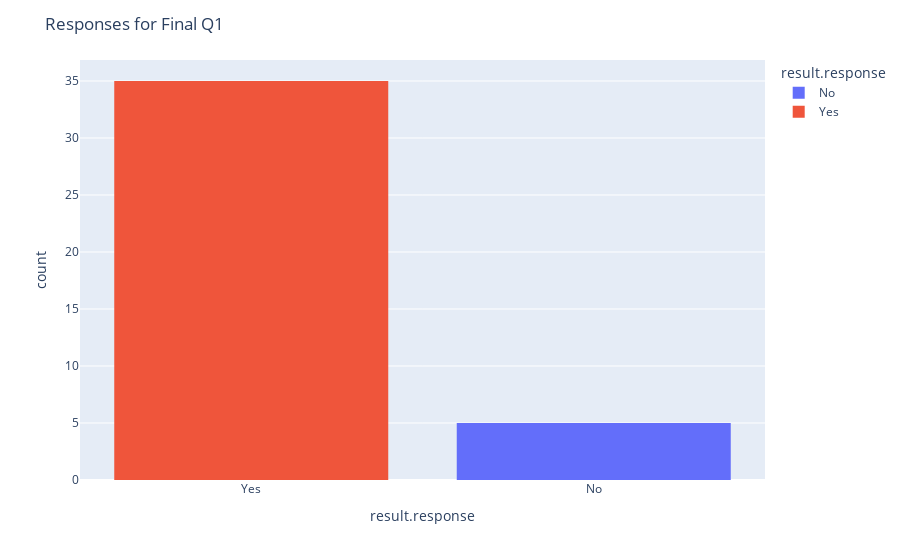
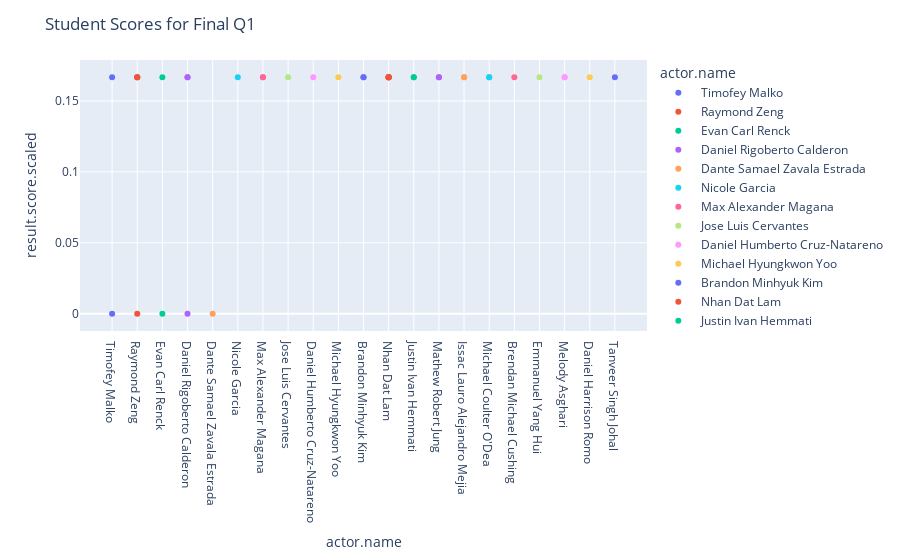
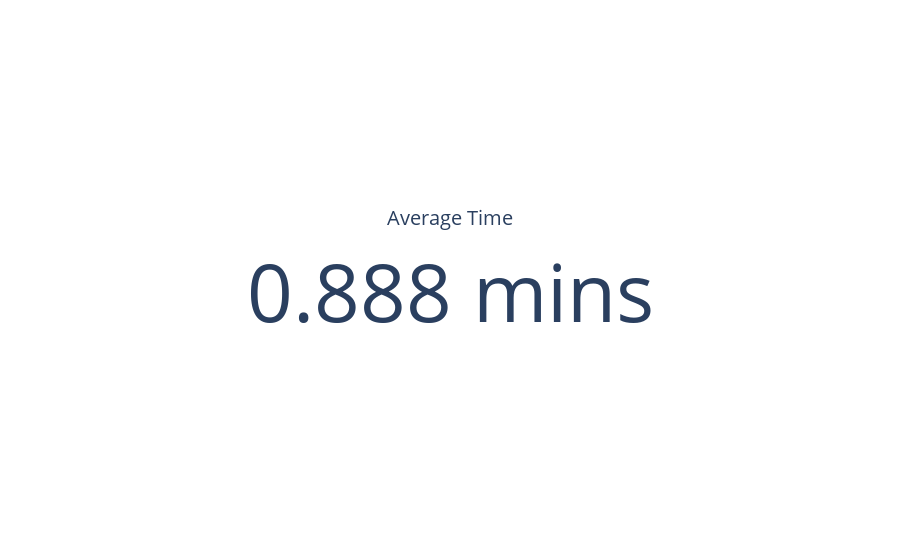
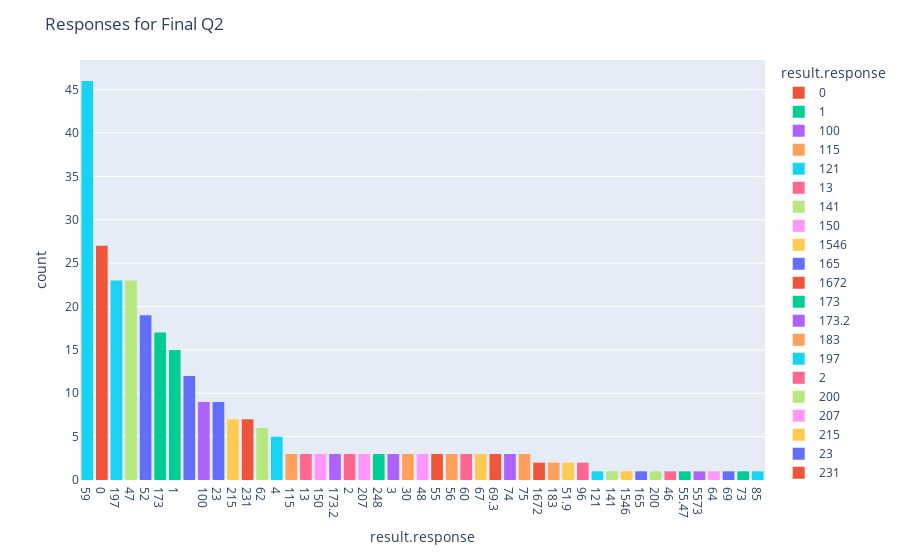

Notebook source saved alongside these figures, in order:
### Code cell
quiz_num = 0
print(temp_desc.size)
question_avgs = []
# make all the graphs at once
for x in range(0, temp_desc.size):
    if "3." in temp_desc[x]:
        quiz_num = quiz_num + 1
        print(temp_desc[x])
        finalquiz_df = temp.loc[(temp['object.definition.description.en-US'] == temp_desc[x])].copy()
        #finalquiz_df.head()
        # sort by
        finalquiz_df = finalquiz_df.sort_values(by=['result.response'])
        # create graphs
        fig = px.histogram(finalquiz_df, histfunc="count", x='result.response', color='result.response')
        fig.update_layout( xaxis={'categoryorder':'total descending'})
        fig.update_layout(title="Responses for Final Q" + str(quiz_num))
        fig.show()
        fig = px.scatter(finalquiz_df,x='actor.name', y = 'result.score.scaled', color='actor.name')
        fig.update_layout(title="Student Scores for Final Q"  + str(quiz_num))
        fig.show()

        fig = go.Figure()
        question_avgs.append(finalquiz_df['result.duration.seconds'].mean())

        fig.add_trace(go.Indicator(
            mode = 'number', number = {'suffix': ' mins'},
            value = finalquiz_df['result.duration.seconds'].mean() / 60,
            title = {'text': "Average Time"}
            ))
        fig.show()

### Figure 1 — Plotly figure (JSON) as saved in the notebook; plotly's stock layout.template omitted (floating-point values rounded to 4 significant figures)
{"data": [{"alignmentgroup": "True", "bingroup": "x", "histfunc": "count", "hovertemplate": "result.response=%{x}<br>count=%{y}<extra></extra>", "legendgroup": "No", "marker": {"color": "#636efa", "pattern": {"shape": ""}}, "name": "No", "offsetgroup": "No", "orientation": "v", "showlegend": true, "type": "histogram", "x": ["No", "No", "No", "No", "No"], "xaxis": "x", "yaxis": "y"}, {"alignmentgroup": "True", "bingroup": "x", "histfunc": "count", "hovertemplate": "result.response=%{x}<br>count=%{y}<extra></extra>", "legendgroup": "Yes", "marker": {"color": "#EF553B", "pattern": {"shape": ""}}, "name": "Yes", "offsetgroup": "Yes", "orientation": "v", "showlegend": true, "type": "histogram", "x": ["Yes", "Yes", "Yes", "Yes", "Yes", "Yes", "Yes", "Yes", "Yes", "Yes", "Yes", "Yes", "Yes", "Yes", "Yes", "Yes", "Yes", "Yes", "Yes", "Yes", "Yes", "Yes", "Yes", "Yes", "Yes", "Yes", "Yes", "Yes", "Yes", "Yes", "Yes", "Yes", "Yes", "Yes", "Yes"], "xaxis": "x", "yaxis": "y"}], "layout": {"barmode": "relative", "legend": {"title": {"text": "result.response"}, "tracegroupgap": 0}, "margin": {"t": 60}, "title": {"text": "Responses for Final Q1"}, "xaxis": {"anchor": "y", "categoryarray": ["No", "Yes"], "categoryorder": "total descending", "domain": [0, 1], "title": {"text": "result.response"}}, "yaxis": {"anchor": "x", "domain": [0, 1], "title": {"text": "count"}}}}

### Figure 2 — Plotly figure (JSON) as saved in the notebook; plotly's stock layout.template omitted (floating-point values rounded to 4 significant figures)
{"data": [{"hovertemplate": "actor.name=%{x}<br>result.score.scaled=%{y}<extra></extra>", "legendgroup": " Timofey Malko", "marker": {"color": "#636efa", "symbol": "circle"}, "mode": "markers", "name": " Timofey Malko", "orientation": "v", "showlegend": true, "type": "scatter", "x": [" Timofey Malko", " Timofey Malko"], "xaxis": "x", "y": [0, 0.1667], "yaxis": "y"}, {"hovertemplate": "actor.name=%{x}<br>result.score.scaled=%{y}<extra></extra>", "legendgroup": " Raymond Zeng", "marker": {"color": "#EF553B", "symbol": "circle"}, "mode": "markers", "name": " Raymond Zeng", "orientation": "v", "showlegend": true, "type": "scatter", "x": [" Raymond Zeng", " Raymond Zeng", " Raymond Zeng", " Raymond Zeng"], "xaxis": "x", "y": [0, 0.1667, 0.1667, 0.1667], "yaxis": "y"}, {"hovertemplate": "actor.name=%{x}<br>result.score.scaled=%{y}<extra></extra>", "legendgroup": " Evan Carl Renck", "marker": {"color": "#00cc96", "symbol": "circle"}, "mode": "markers", "name": " Evan Carl Renck", "orientation": "v", "showlegend": true, "type": "scatter", "x": [" Evan Carl Renck", " Evan Carl Renck"], "xaxis": "x", "y": [0, 0.1667], "yaxis": "y"}, {"hovertemplate": "actor.name=%{x}<br>result.score.scaled=%{y}<extra></extra>", "legendgroup": " Daniel Rigoberto Calderon", "marker": {"color": "#ab63fa", "symbol": "circle"}, "mode": "markers", "name": " Daniel Rigoberto Calderon", "orientation": "v", "showlegend": true, "type": "scatter", "x": [" Daniel Rigoberto Calderon", " Daniel Rigoberto Calderon", " Daniel Rigoberto Calderon"], "xaxis": "x", "y": [0, 0.1667, 0.1667], "yaxis": "y"}, {"hovertemplate": "actor.name=%{x}<br>result.score.scaled=%{y}<extra></extra>", "legendgroup": " Dante Samael Zavala Estrada", "marker": {"color": "#FFA15A", "symbol": "circle"}, "mode": "markers", "name": " Dante Samael Zavala Estrada", "orientation": "v", "showlegend": true, "type": "scatter", "x": [" Dante Samael Zavala Estrada"], "xaxis": "x", "y": [0], "yaxis": "y"}, {"hovertemplate": "actor.name=%{x}<br>result.score.scaled=%{y}<extra></extra>", "legendgroup": " Nicole Garcia", "marker": {"color": "#19d3f3", "symbol": "circle"}, "mode": "markers", "name": " Nicole Garcia", "orientation": "v", "showlegend": true, "type": "scatter", "x": [" Nicole Garcia"], "xaxis": "x", "y": [0.1667], "yaxis": "y"}, {"hovertemplate": "actor.name=%{x}<br>result.score.scaled=%{y}<extra></extra>", "legendgroup": " Max Alexander Magana", "marker": {"color": "#FF6692", "symbol": "circle"}, "mode": "markers", "name": " Max Alexander Magana", "orientation": "v", "showlegend": true, "type": "scatter", "x": [" Max Alexander Magana", " Max Alexander Magana"], "xaxis": "x", "y": [0.1667, 0.1667], "yaxis": "y"}, {"hovertemplate": "actor.name=%{x}<br>result.score.scaled=%{y}<extra></extra>", "legendgroup": " Jose Luis Cervantes", "marker": {"color": "#B6E880", "symbol": "circle"}, "mode": "markers", "name": " Jose Luis Cervantes", "orientation": "v", "showlegend": true, "type": "scatter", "x": [" Jose Luis Cervantes"], "xaxis": "x", "y": [0.1667], "yaxis": "y"}, {"hovertemplate": "actor.name=%{x}<br>result.score.scaled=%{y}<extra></extra>", "legendgroup": " Daniel Humberto Cruz-Natareno", "marker": {"color": "#FF97FF", "symbol": "circle"}, "mode": "markers", "name": " Daniel Humberto Cruz-Natareno", "orientation": "v", "showlegend": true, "type": "scatter", "x": [" Daniel Humberto Cruz-Natareno"], "xaxis": "x", "y": [0.1667], "yaxis": "y"}, {"hovertemplate": "actor.name=%{x}<br>result.score.scaled=%{y}<extra></extra>", "legendgroup": " Michael Hyungkwon Yoo", "marker": {"color": "#FECB52", "symbol": "circle"}, "mode": "markers", "name": " Michael Hyungkwon Yoo", "orientation": "v", "showlegend": true, "type": "scatter", "x": [" Michael Hyungkwon Yoo"], "xaxis": "x", "y": [0.1667], "yaxis": "y"}, {"hovertemplate": "actor.name=%{x}<br>result.score.scaled=%{y}<extra></extra>", "legendgroup": " Brandon Minhyuk Kim", "marker": {"color": "#636efa", "symbol": "circle"}, "mode": "markers", "name": " Brandon Minhyuk Kim", "orientation": "v", "showlegend": true, "type": "scatter", "x": [" Brandon Minhyuk Kim", " Brandon Minhyuk Kim"], "xaxis": "x", "y": [0.1667, 0.1667], "yaxis": "y"}, {"hovertemplate": "actor.name=%{x}<br>result.score.scaled=%{y}<extra></extra>", "legendgroup": " Nhan Dat Lam", "marker": {"color": "#EF553B", "symbol": "circle"}, "mode": "markers", "name": " Nhan Dat Lam", "orientation": "v", "showlegend": true, "type": "scatter", "x": [" Nhan Dat Lam", " Nhan Dat Lam", " Nhan Dat Lam", " Nhan Dat Lam", " Nhan Dat Lam", " Nhan Dat Lam"], "xaxis": "x", "y": [0.1667, 0.1667, 0.1667, 0.1667, 0.1667, 0.1667], "yaxis": "y"}, {"hovertemplate": "actor.name=%{x}<br>result.score.scaled=%{y}<extra></extra>", "legendgroup": " Justin Ivan Hemmati", "marker": {"color": "#00cc96", "symbol": "circle"}, "mode": "markers", "name": " Justin Ivan Hemmati", "orientation": "v", "showlegend": true, "type": "scatter", "x": [" Justin Ivan Hemmati", " Justin Ivan Hemmati"], "xaxis": "x", "y": [0.1667, 0.1667], "yaxis": "y"}, {"hovertemplate": "actor.name=%{x}<br>result.score.scaled=%{y}<extra></extra>", "legendgroup": " Mathew Robert Jung", "marker": {"color": "#ab63fa", "symbol": "circle"}, "mode": "markers", "name": " Mathew Robert Jung", "orientation": "v", "showlegend": true, "type": "scatter", "x": [" Mathew Robert Jung", " Mathew Robert Jung"], "xaxis": "x", "y": [0.1667, 0.1667], "yaxis": "y"}, {"hovertemplate": "actor.name=%{x}<br>result.score.scaled=%{y}<extra></extra>", "legendgroup": " Issac Lauro Alejandro Mejia", "marker": {"color": "#FFA15A", "symbol": "circle"}, "mode": "markers", "name": " Issac Lauro Alejandro Mejia", "orientation": "v", "showlegend": true, "type": "scatter", "x": [" Issac Lauro Alejandro Mejia", " Issac Lauro Alejandro Mejia"], "xaxis": "x", "y": [0.1667, 0.1667], "yaxis": "y"}, {"hovertemplate": "actor.name=%{x}<br>result.score.scaled=%{y}<extra></extra>", "legendgroup": " Michael Coulter O'Dea", "marker": {"color": "#19d3f3", "symbol": "circle"}, "mode": "markers", "name": " Michael Coulter O'Dea", "orientation": "v", "showlegend": true, "type": "scatter", "x": [" Michael Coulter O'Dea", " Michael Coulter O'Dea"], "xaxis": "x", "y": [0.1667, 0.1667], "yaxis": "y"}, {"hovertemplate": "actor.name=%{x}<br>result.score.scaled=%{y}<extra></extra>", "legendgroup": " Brendan Michael Cushing", "marker": {"color": "#FF6692", "symbol": "circle"}, "mode": "markers", "name": " Brendan Michael Cushing", "orientation": "v", "showlegend": true, "type": "scatter", "x": [" Brendan Michael Cushing"], "xaxis": "x", "y": [0.1667], "yaxis": "y"}, {"hovertemplate": "actor.name=%{x}<br>result.score.scaled=%{y}<extra></extra>", "legendgroup": " Emmanuel Yang Hui", "marker": {"color": "#B6E880", "symbol": "circle"}, "mode": "markers", "name": " Emmanuel Yang Hui", "orientation": "v", "showlegend": true, "type": "scatter", "x": [" Emmanuel Yang Hui"], "xaxis": "x", "y": [0.1667], "yaxis": "y"}, {"hovertemplate": "actor.name=%{x}<br>result.score.scaled=%{y}<extra></extra>", "legendgroup": " Melody Asghari", "marker": {"color": "#FF97FF", "symbol": "circle"}, "mode": "markers", "name": " Melody Asghari", "orientation": "v", "showlegend": true, "type": "scatter", "x": [" Melody Asghari", " Melody Asghari"], "xaxis": "x", "y": [0.1667, 0.1667], "yaxis": "y"}, {"hovertemplate": "actor.name=%{x}<br>result.score.scaled=%{y}<extra></extra>", "legendgroup": " Daniel Harrison Romo", "marker": {"color": "#FECB52", "symbol": "circle"}, "mode": "markers", "name": " Daniel Harrison Romo", "orientation": "v", "showlegend": true, "type": "scatter", "x": [" Daniel Harrison Romo"], "xaxis": "x", "y": [0.1667], "yaxis": "y"}, {"hovertemplate": "actor.name=%{x}<br>result.score.scaled=%{y}<extra></extra>", "legendgroup": " Tanveer Singh Johal", "marker": {"color": "#636efa", "symbol": "circle"}, "mode": "markers", "name": " Tanveer Singh Johal", "orientation": "v", "showlegend": true, "type": "scatter", "x": [" Tanveer Singh Johal"], "xaxis": "x", "y": [0.1667], "yaxis": "y"}], "layout": {"legend": {"title": {"text": "actor.name"}, "tracegroupgap": 0}, "margin": {"t": 60}, "title": {"text": "Student Scores for Final Q1"}, "xaxis": {"anchor": "y", "categoryarray": [" Timofey Malko", " Raymond Zeng", " Evan Carl Renck", " Daniel Rigoberto Calderon", " Dante Samael Zavala Estrada", " Nicole Garcia", " Max Alexander Magana", " Jose Luis Cervantes", " Daniel Humberto Cruz-Natareno", " Michael Hyungkwon Yoo", " Brandon Minhyuk Kim", " Nhan Dat Lam", " Justin Ivan Hemmati", " Mathew Robert Jung", " Issac Lauro Alejandro Mejia", " Michael Coulter O'Dea", " Brendan Michael Cushing", " Emmanuel Yang Hui", " Melody Asghari", " Daniel Harrison Romo", " Tanveer Singh Johal"], "categoryorder": "array", "domain": [0, 1], "title": {"text": "actor.name"}}, "yaxis": {"anchor": "x", "domain": [0, 1], "title": {"text": "result.score.scaled"}}}}

### Figure 3 — Plotly figure (JSON) as saved in the notebook; plotly's stock layout.template omitted (floating-point values rounded to 4 significant figures)
{"data": [{"mode": "number", "number": {"suffix": " mins"}, "title": {"text": "Average Time"}, "type": "indicator", "value": 0.8879}], "layout": {}}

### Figure 4 — Plotly figure (JSON) as saved in the notebook; plotly's stock layout.template omitted (floating-point values rounded to 4 significant figures)
{"data": [{"alignmentgroup": "True", "bingroup": "x", "histfunc": "count", "hovertemplate": "result.response=%{x}<br>count=%{y}<extra></extra>", "legendgroup": "", "marker": {"color": "#636efa", "pattern": {"shape": ""}}, "name": "", "offsetgroup": "", "orientation": "v", "showlegend": false, "type": "histogram", "x": ["", "", "", "", "", "", "", "", "", "", "", ""], "xaxis": "x", "yaxis": "y"}, {"alignmentgroup": "True", "bingroup": "x", "histfunc": "count", "hovertemplate": "result.response=%{x}<br>count=%{y}<extra></extra>", "legendgroup": "0", "marker": {"color": "#EF553B", "pattern": {"shape": ""}}, "name": "0", "offsetgroup": "0", "orientation": "v", "showlegend": true, "type": "histogram", "x": ["0", "0", "0", "0", "0", "0", "0", "0", "0", "0", "0", "0", "0", "0", "0", "0", "0", "0", "0", "0", "0", "0", "0", "0", "0", "0", "0"], "xaxis": "x", "yaxis": "y"}, {"alignmentgroup": "True", "bingroup": "x", "histfunc": "count", "hovertemplate": "result.response=%{x}<br>count=%{y}<extra></extra>", "legendgroup": "1", "marker": {"color": "#00cc96", "pattern": {"shape": ""}}, "name": "1", "offsetgroup": "1", "orientation": "v", "showlegend": true, "type": "histogram", "x": ["1", "1", "1", "1", "1", "1", "1", "1", "1", "1", "1", "1", "1", "1", "1"], "xaxis": "x", "yaxis": "y"}, {"alignmentgroup": "True", "bingroup": "x", "histfunc": "count", "hovertemplate": "result.response=%{x}<br>count=%{y}<extra></extra>", "legendgroup": "100", "marker": {"color": "#ab63fa", "pattern": {"shape": ""}}, "name": "100", "offsetgroup": "100", "orientation": "v", "showlegend": true, "type": "histogram", "x": ["100", "100", "100", "100", "100", "100", "100", "100", "100"], "xaxis": "x", "yaxis": "y"}, {"alignmentgroup": "True", "bingroup": "x", "histfunc": "count", "hovertemplate": "result.response=%{x}<br>count=%{y}<extra></extra>", "legendgroup": "115", "marker": {"color": "#FFA15A", "pattern": {"shape": ""}}, "name": "115", "offsetgroup": "115", "orientation": "v", "showlegend": true, "type": "histogram", "x": ["115", "115", "115"], "xaxis": "x", "yaxis": "y"}, {"alignmentgroup": "True", "bingroup": "x", "histfunc": "count", "hovertemplate": "result.response=%{x}<br>count=%{y}<extra></extra>", "legendgroup": "121", "marker": {"color": "#19d3f3", "pattern": {"shape": ""}}, "name": "121", "offsetgroup": "121", "orientation": "v", "showlegend": true, "type": "histogram", "x": ["121"], "xaxis": "x", "yaxis": "y"}, {"alignmentgroup": "True", "bingroup": "x", "histfunc": "count", "hovertemplate": "result.response=%{x}<br>count=%{y}<extra></extra>", "legendgroup": "13", "marker": {"color": "#FF6692", "pattern": {"shape": ""}}, "name": "13", "offsetgroup": "13", "orientation": "v", "showlegend": true, "type": "histogram", "x": ["13", "13", "13"], "xaxis": "x", "yaxis": "y"}, {"alignmentgroup": "True", "bingroup": "x", "histfunc": "count", "hovertemplate": "result.response=%{x}<br>count=%{y}<extra></extra>", "legendgroup": "141", "marker": {"color": "#B6E880", "pattern": {"shape": ""}}, "name": "141", "offsetgroup": "141", "orientation": "v", "showlegend": true, "type": "histogram", "x": ["141"], "xaxis": "x", "yaxis": "y"}, {"alignmentgroup": "True", "bingroup": "x", "histfunc": "count", "hovertemplate": "result.response=%{x}<br>count=%{y}<extra></extra>", "legendgroup": "150", "marker": {"color": "#FF97FF", "pattern": {"shape": ""}}, "name": "150", "offsetgroup": "150", "orientation": "v", "showlegend": true, "type": "histogram", "x": ["150", "150", "150"], "xaxis": "x", "yaxis": "y"}, {"alignmentgroup": "True", "bingroup": "x", "histfunc": "count", "hovertemplate": "result.response=%{x}<br>count=%{y}<extra></extra>", "legendgroup": "1546", "marker": {"color": "#FECB52", "pattern": {"shape": ""}}, "name": "1546", "offsetgroup": "1546", "orientation": "v", "showlegend": true, "type": "histogram", "x": ["1546"], "xaxis": "x", "yaxis": "y"}, {"alignmentgroup": "True", "bingroup": "x", "histfunc": "count", "hovertemplate": "result.response=%{x}<br>count=%{y}<extra></extra>", "legendgroup": "165", "marker": {"color": "#636efa", "pattern": {"shape": ""}}, "name": "165", "offsetgroup": "165", "orientation": "v", "showlegend": true, "type": "histogram", "x": ["165"], "xaxis": "x", "yaxis": "y"}, {"alignmentgroup": "True", "bingroup": "x", "histfunc": "count", "hovertemplate": "result.response=%{x}<br>count=%{y}<extra></extra>", "legendgroup": "1672", "marker": {"color": "#EF553B", "pattern": {"shape": ""}}, "name": "1672", "offsetgroup": "1672", "orientation": "v", "showlegend": true, "type": "histogram", "x": ["1672", "1672"], "xaxis": "x", "yaxis": "y"}, {"alignmentgroup": "True", "bingroup": "x", "histfunc": "count", "hovertemplate": "result.response=%{x}<br>count=%{y}<extra></extra>", "legendgroup": "173", "marker": {"color": "#00cc96", "pattern": {"shape": ""}}, "name": "173", "offsetgroup": "173", "orientation": "v", "showlegend": true, "type": "histogram", "x": ["173", "173", "173", "173", "173", "173", "173", "173", "173", "173", "173", "173", "173", "173", "173", "173", "173"], "xaxis": "x", "yaxis": "y"}, {"alignmentgroup": "True", "bingroup": "x", "histfunc": "count", "hovertemplate": "result.response=%{x}<br>count=%{y}<extra></extra>", "legendgroup": "173.2", "marker": {"color": "#ab63fa", "pattern": {"shape": ""}}, "name": "173.2", "offsetgroup": "173.2", "orientation": "v", "showlegend": true, "type": "histogram", "x": ["173.2", "173.2", "173.2"], "xaxis": "x", "yaxis": "y"}, {"alignmentgroup": "True", "bingroup": "x", "histfunc": "count", "hovertemplate": "result.response=%{x}<br>count=%{y}<extra></extra>", "legendgroup": "183", "marker": {"color": "#FFA15A", "pattern": {"shape": ""}}, "name": "183", "offsetgroup": "183", "orientation": "v", "showlegend": true, "type": "histogram", "x": ["183", "183"], "xaxis": "x", "yaxis": "y"}, {"alignmentgroup": "True", "bingroup": "x", "histfunc": "count", "hovertemplate": "result.response=%{x}<br>count=%{y}<extra></extra>", "legendgroup": "197", "marker": {"color": "#19d3f3", "pattern": {"shape": ""}}, "name": "197", "offsetgroup": "197", "orientation": "v", "showlegend": true, "type": "histogram", "x": ["197", "197", "197", "197", "197", "197", "197", "197", "197", "197", "197", "197", "197", "197", "197", "197", "197", "197", "197", "197", "197", "197", "197"], "xaxis": "x", "yaxis": "y"}, {"alignmentgroup": "True", "bingroup": "x", "histfunc": "count", "hovertemplate": "result.response=%{x}<br>count=%{y}<extra></extra>", "legendgroup": "2", "marker": {"color": "#FF6692", "pattern": {"shape": ""}}, "name": "2", "offsetgroup": "2", "orientation": "v", "showlegend": true, "type": "histogram", "x": ["2", "2", "2"], "xaxis": "x", "yaxis": "y"}, {"alignmentgroup": "True", "bingroup": "x", "histfunc": "count", "hovertemplate": "result.response=%{x}<br>count=%{y}<extra></extra>", "legendgroup": "200", "marker": {"color": "#B6E880", "pattern": {"shape": ""}}, "name": "200", "offsetgroup": "200", "orientation": "v", "showlegend": true, "type": "histogram", "x": ["200"], "xaxis": "x", "yaxis": "y"}, {"alignmentgroup": "True", "bingroup": "x", "histfunc": "count", "hovertemplate": "result.response=%{x}<br>count=%{y}<extra></extra>", "legendgroup": "207", "marker": {"color": "#FF97FF", "pattern": {"shape": ""}}, "name": "207", "offsetgroup": "207", "orientation": "v", "showlegend": true, "type": "histogram", "x": ["207", "207", "207"], "xaxis": "x", "yaxis": "y"}, {"alignmentgroup": "True", "bingroup": "x", "histfunc": "count", "hovertemplate": "result.response=%{x}<br>count=%{y}<extra></extra>", "legendgroup": "215", "marker": {"color": "#FECB52", "pattern": {"shape": ""}}, "name": "215", "offsetgroup": "215", "orientation": "v", "showlegend": true, "type": "histogram", "x": ["215", "215", "215", "215", "215", "215", "215"], "xaxis": "x", "yaxis": "y"}, {"alignmentgroup": "True", "bingroup": "x", "histfunc": "count", "hovertemplate": "result.response=%{x}<br>count=%{y}<extra></extra>", "legendgroup": "23", "marker": {"color": "#636efa", "pattern": {"shape": ""}}, "name": "23", "offsetgroup": "23", "orientation": "v", "showlegend": true, "type": "histogram", "x": ["23", "23", "23", "23", "23", "23", "23", "23", "23"], "xaxis": "x", "yaxis": "y"}, {"alignmentgroup": "True", "bingroup": "x", "histfunc": "count", "hovertemplate": "result.response=%{x}<br>count=%{y}<extra></extra>", "legendgroup": "231", "marker": {"color": "#EF553B", "pattern": {"shape": ""}}, "name": "231", "offsetgroup": "231", "orientation": "v", "showlegend": true, "type": "histogram", "x": ["231", "231", "231", "231", "231", "231", "231"], "xaxis": "x", "yaxis": "y"}, {"alignmentgroup": "True", "bingroup": "x", "histfunc": "count", "hovertemplate": "result.response=%{x}<br>count=%{y}<extra></extra>", "legendgroup": "248", "marker": {"color": "#00cc96", "pattern": {"shape": ""}}, "name": "248", "offsetgroup": "248", "orientation": "v", "showlegend": true, "type": "histogram", "x": ["248", "248", "248"], "xaxis": "x", "yaxis": "y"}, {"alignmentgroup": "True", "bingroup": "x", "histfunc": "count", "hovertemplate": "result.response=%{x}<br>count=%{y}<extra></extra>", "legendgroup": "3", "marker": {"color": "#ab63fa", "pattern": {"shape": ""}}, "name": "3", "offsetgroup": "3", "orientation": "v", "showlegend": true, "type": "histogram", "x": ["3", "3", "3"], "xaxis": "x", "yaxis": "y"}, {"alignmentgroup": "True", "bingroup": "x", "histfunc": "count", "hovertemplate": "result.response=%{x}<br>count=%{y}<extra></extra>", "legendgroup": "30", "marker": {"color": "#FFA15A", "pattern": {"shape": ""}}, "name": "30", "offsetgroup": "30", "orientation": "v", "showlegend": true, "type": "histogram", "x": ["30", "30", "30"], "xaxis": "x", "yaxis": "y"}, {"alignmentgroup": "True", "bingroup": "x", "histfunc": "count", "hovertemplate": "result.response=%{x}<br>count=%{y}<extra></extra>", "legendgroup": "4", "marker": {"color": "#19d3f3", "pattern": {"shape": ""}}, "name": "4", "offsetgroup": "4", "orientation": "v", "showlegend": true, "type": "histogram", "x": ["4", "4", "4", "4", "4"], "xaxis": "x", "yaxis": "y"}, {"alignmentgroup": "True", "bingroup": "x", "histfunc": "count", "hovertemplate": "result.response=%{x}<br>count=%{y}<extra></extra>", "legendgroup": "46", "marker": {"color": "#FF6692", "pattern": {"shape": ""}}, "name": "46", "offsetgroup": "46", "orientation": "v", "showlegend": true, "type": "histogram", "x": ["46"], "xaxis": "x", "yaxis": "y"}, {"alignmentgroup": "True", "bingroup": "x", "histfunc": "count", "hovertemplate": "result.response=%{x}<br>count=%{y}<extra></extra>", "legendgroup": "47", "marker": {"color": "#B6E880", "pattern": {"shape": ""}}, "name": "47", "offsetgroup": "47", "orientation": "v", "showlegend": true, "type": "histogram", "x": ["47", "47", "47", "47", "47", "47", "47", "47", "47", "47", "47", "47", "47", "47", "47", "47", "47", "47", "47", "47", "47", "47", "47"], "xaxis": "x", "yaxis": "y"}, {"alignmentgroup": "True", "bingroup": "x", "histfunc": "count", "hovertemplate": "result.response=%{x}<br>count=%{y}<extra></extra>", "legendgroup": "48", "marker": {"color": "#FF97FF", "pattern": {"shape": ""}}, "name": "48", "offsetgroup": "48", "orientation": "v", "showlegend": true, "type": "histogram", "x": ["48", "48", "48"], "xaxis": "x", "yaxis": "y"}, {"alignmentgroup": "True", "bingroup": "x", "histfunc": "count", "hovertemplate": "result.response=%{x}<br>count=%{y}<extra></extra>", "legendgroup": "51.9", "marker": {"color": "#FECB52", "pattern": {"shape": ""}}, "name": "51.9", "offsetgroup": "51.9", "orientation": "v", "showlegend": true, "type": "histogram", "x": ["51.9", "51.9"], "xaxis": "x", "yaxis": "y"}, {"alignmentgroup": "True", "bingroup": "x", "histfunc": "count", "hovertemplate": "result.response=%{x}<br>count=%{y}<extra></extra>", "legendgroup": "52", "marker": {"color": "#636efa", "pattern": {"shape": ""}}, "name": "52", "offsetgroup": "52", "orientation": "v", "showlegend": true, "type": "histogram", "x": ["52", "52", "52", "52", "52", "52", "52", "52", "52", "52", "52", "52", "52", "52", "52", "52", "52", "52", "52"], "xaxis": "x", "yaxis": "y"}, {"alignmentgroup": "True", "bingroup": "x", "histfunc": "count", "hovertemplate": "result.response=%{x}<br>count=%{y}<extra></extra>", "legendgroup": "55", "marker": {"color": "#EF553B", "pattern": {"shape": ""}}, "name": "55", "offsetgroup": "55", "orientation": "v", "showlegend": true, "type": "histogram", "x": ["55", "55", "55"], "xaxis": "x", "yaxis": "y"}, {"alignmentgroup": "True", "bingroup": "x", "histfunc": "count", "hovertemplate": "result.response=%{x}<br>count=%{y}<extra></extra>", "legendgroup": "55.47", "marker": {"color": "#00cc96", "pattern": {"shape": ""}}, "name": "55.47", "offsetgroup": "55.47", "orientation": "v", "showlegend": true, "type": "histogram", "x": ["55.47"], "xaxis": "x", "yaxis": "y"}, {"alignmentgroup": "True", "bingroup": "x", "histfunc": "count", "hovertemplate": "result.response=%{x}<br>count=%{y}<extra></extra>", "legendgroup": "5573", "marker": {"color": "#ab63fa", "pattern": {"shape": ""}}, "name": "5573", "offsetgroup": "5573", "orientation": "v", "showlegend": true, "type": "histogram", "x": ["5573"], "xaxis": "x", "yaxis": "y"}, {"alignmentgroup": "True", "bingroup": "x", "histfunc": "count", "hovertemplate": "result.response=%{x}<br>count=%{y}<extra></extra>", "legendgroup": "56", "marker": {"color": "#FFA15A", "pattern": {"shape": ""}}, "name": "56", "offsetgroup": "56", "orientation": "v", "showlegend": true, "type": "histogram", "x": ["56", "56", "56"], "xaxis": "x", "yaxis": "y"}, {"alignmentgroup": "True", "bingroup": "x", "histfunc": "count", "hovertemplate": "result.response=%{x}<br>count=%{y}<extra></extra>", "legendgroup": "59", "marker": {"color": "#19d3f3", "pattern": {"shape": ""}}, "name": "59", "offsetgroup": "59", "orientation": "v", "showlegend": true, "type": "histogram", "x": ["59", "59", "59", "59", "59", "59", "59", "59", "59", "59", "59", "59", "59", "59", "59", "59", "59", "59", "59", "59", "59", "59", "59", "59", "59", "59", "59", "59", "59", "59", "59", "59", "59", "59", "59", "59", "59", "59", "59", "59", "59", "59", "59", "59", "59", "59"], "xaxis": "x", "yaxis": "y"}, {"alignmentgroup": "True", "bingroup": "x", "histfunc": "count", "hovertemplate": "result.response=%{x}<br>count=%{y}<extra></extra>", "legendgroup": "60", "marker": {"color": "#FF6692", "pattern": {"shape": ""}}, "name": "60", "offsetgroup": "60", "orientation": "v", "showlegend": true, "type": "histogram", "x": ["60", "60", "60"], "xaxis": "x", "yaxis": "y"}, {"alignmentgroup": "True", "bingroup": "x", "histfunc": "count", "hovertemplate": "result.response=%{x}<br>count=%{y}<extra></extra>", "legendgroup": "62", "marker": {"color": "#B6E880", "pattern": {"shape": ""}}, "name": "62", "offsetgroup": "62", "orientation": "v", "showlegend": true, "type": "histogram", "x": ["62", "62", "62", "62", "62", "62"], "xaxis": "x", "yaxis": "y"}, {"alignmentgroup": "True", "bingroup": "x", "histfunc": "count", "hovertemplate": "result.response=%{x}<br>count=%{y}<extra></extra>", "legendgroup": "64", "marker": {"color": "#FF97FF", "pattern": {"shape": ""}}, "name": "64", "offsetgroup": "64", "orientation": "v", "showlegend": true, "type": "histogram", "x": ["64"], "xaxis": "x", "yaxis": "y"}, {"alignmentgroup": "True", "bingroup": "x", "histfunc": "count", "hovertemplate": "result.response=%{x}<br>count=%{y}<extra></extra>", "legendgroup": "67", "marker": {"color": "#FECB52", "pattern": {"shape": ""}}, "name": "67", "offsetgroup": "67", "orientation": "v", "showlegend": true, "type": "histogram", "x": ["67", "67", "67"], "xaxis": "x", "yaxis": "y"}, {"alignmentgroup": "True", "bingroup": "x", "histfunc": "count", "hovertemplate": "result.response=%{x}<br>count=%{y}<extra></extra>", "legendgroup": "69", "marker": {"color": "#636efa", "pattern": {"shape": ""}}, "name": "69", "offsetgroup": "69", "orientation": "v", "showlegend": true, "type": "histogram", "x": ["69"], "xaxis": "x", "yaxis": "y"}, {"alignmentgroup": "True", "bingroup": "x", "histfunc": "count", "hovertemplate": "result.response=%{x}<br>count=%{y}<extra></extra>", "legendgroup": "69.3", "marker": {"color": "#EF553B", "pattern": {"shape": ""}}, "name": "69.3", "offsetgroup": "69.3", "orientation": "v", "showlegend": true, "type": "histogram", "x": ["69.3", "69.3", "69.3"], "xaxis": "x", "yaxis": "y"}, {"alignmentgroup": "True", "bingroup": "x", "histfunc": "count", "hovertemplate": "result.response=%{x}<br>count=%{y}<extra></extra>", "legendgroup": "73", "marker": {"color": "#00cc96", "pattern": {"shape": ""}}, "name": "73", "offsetgroup": "73", "orientation": "v", "showlegend": true, "type": "histogram", "x": ["73"], "xaxis": "x", "yaxis": "y"}, {"alignmentgroup": "True", "bingroup": "x", "histfunc": "count", "hovertemplate": "result.response=%{x}<br>count=%{y}<extra></extra>", "legendgroup": "74", "marker": {"color": "#ab63fa", "pattern": {"shape": ""}}, "name": "74", "offsetgroup": "74", "orientation": "v", "showlegend": true, "type": "histogram", "x": ["74", "74", "74"], "xaxis": "x", "yaxis": "y"}, {"alignmentgroup": "True", "bingroup": "x", "histfunc": "count", "hovertemplate": "result.response=%{x}<br>count=%{y}<extra></extra>", "legendgroup": "75", "marker": {"color": "#FFA15A", "pattern": {"shape": ""}}, "name": "75", "offsetgroup": "75", "orientation": "v", "showlegend": true, "type": "histogram", "x": ["75", "75", "75"], "xaxis": "x", "yaxis": "y"}, {"alignmentgroup": "True", "bingroup": "x", "histfunc": "count", "hovertemplate": "result.response=%{x}<br>count=%{y}<extra></extra>", "legendgroup": "85", "marker": {"color": "#19d3f3", "pattern": {"shape": ""}}, "name": "85", "offsetgroup": "85", "orientation": "v", "showlegend": true, "type": "histogram", "x": ["85"], "xaxis": "x", "yaxis": "y"}, {"alignmentgroup": "True", "bingroup": "x", "histfunc": "count", "hovertemplate": "result.response=%{x}<br>count=%{y}<extra></extra>", "legendgroup": "96", "marker": {"color": "#FF6692", "pattern": {"shape": ""}}, "name": "96", "offsetgroup": "96", "orientation": "v", "showlegend": true, "type": "histogram", "x": ["96", "96"], "xaxis": "x", "yaxis": "y"}], "layout": {"barmode": "relative", "legend": {"title": {"text": "result.response"}, "tracegroupgap": 0}, "margin": {"t": 60}, "title": {"text": "Responses for Final Q2"}, "xaxis": {"anchor": "y", "categoryarray": ["", "0", "1", "100", "115", "121", "13", "141", "150", "1546", "165", "1672", "173", "173.2", "183", "197", "2", "200", "207", "215", "23", "231", "248", "3", "30", "4", "46", "47", "48", "51.9", "52", "55", "55.47", "5573", "56", "59", "60", "62", "64", "67", "69", "69.3", "73", "74", "75", "85", "96"], "categoryorder": "total descending", "domain": [0, 1], "title": {"text": "result.response"}}, "yaxis": {"anchor": "x", "domain": [0, 1], "title": {"text": "count"}}}}
